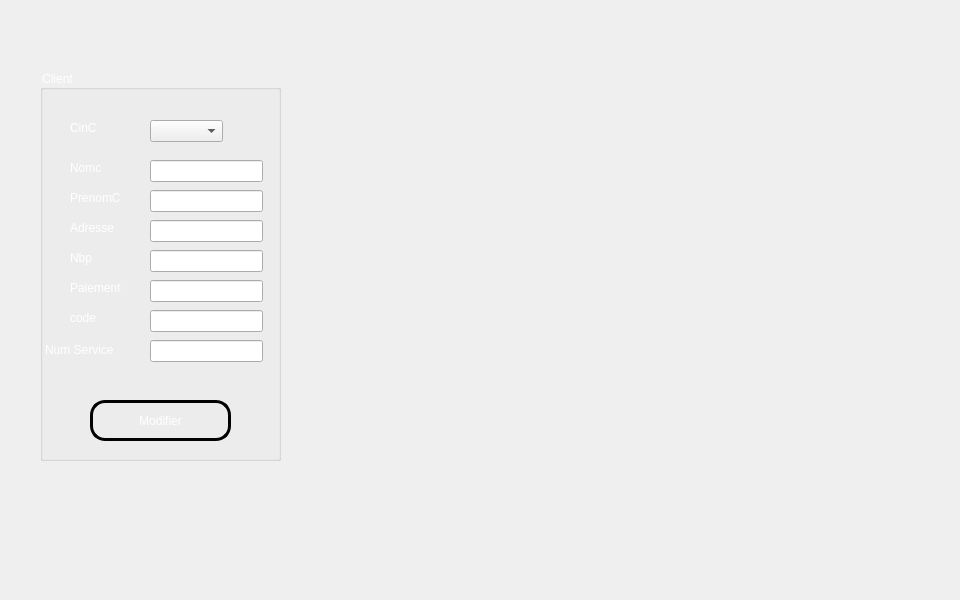
   <widget class="QWidget" name="tab_2">
    <attribute name="title">
     <string>Modifier</string>
    </attribute>
    <widget class="QGroupBox" name="groupBox_2">
     <property name="geometry">
      <rect>
       <x>40</x>
       <y>70</y>
       <width>241</width>
       <height>391</height>
      </rect>
     </property>
     <property name="styleSheet">
      <string notr="true">color: rgb(255, 255, 255);
font: 10pt &quot;MS Shell Dlg 2&quot;;</string>
     </property>
     <property name="title">
      <string>Client</string>
     </property>
     <widget class="QLabel" name="label_15">
      <property name="geometry">
       <rect>
        <x>30</x>
        <y>50</y>
        <width>56</width>
        <height>16</height>
       </rect>
      </property>
      <property name="text">
       <string>CinC </string>
      </property>
     </widget>
     <widget class="QLabel" name="label_16">
      <property name="geometry">
       <rect>
        <x>30</x>
        <y>90</y>
        <width>56</width>
        <height>16</height>
       </rect>
      </property>
      <property name="text">
       <string>Nomc</string>
      </property>
     </widget>
     <widget class="QLabel" name="label_17">
      <property name="geometry">
       <rect>
        <x>30</x>
        <y>120</y>
        <width>56</width>
        <height>16</height>
       </rect>
      </property>
      <property name="text">
       <string>PrenomC </string>
      </property>
     </widget>
     <widget class="QLabel" name="label_18">
      <property name="geometry">
       <rect>
        <x>30</x>
        <y>150</y>
        <width>56</width>
        <height>16</height>
       </rect>
      </property>
      <property name="text">
       <string>Adresse</string>
      </property>
     </widget>
     <widget class="QLabel" name="label_19">
      <property name="geometry">
       <rect>
        <x>30</x>
        <y>180</y>
        <width>56</width>
        <height>16</height>
       </rect>
      </property>
      <property name="text">
       <string>Nbp</string>
      </property>
     </widget>
     <widget class="QLabel" name="label_20">
      <property name="geometry">
       <rect>
        <x>30</x>
        <y>210</y>
        <width>56</width>
        <height>16</height>
       </rect>
      </property>
      <property name="text">
       <string>Paiement</string>
      </property>
     </widget>
     <widget class="QLabel" name="label_21">
      <property name="geometry">
       <rect>
        <x>30</x>
        <y>240</y>
        <width>56</width>
        <height>16</height>
       </rect>
      </property>
      <property name="text">
       <string>code</string>
      </property>
     </widget>
     <widget class="QLineEdit" name="lineEdit_16">
      <property name="geometry">
       <rect>
        <x>110</x>
        <y>90</y>
        <width>113</width>
        <height>22</height>
       </rect>
      </property>
      <property name="styleSheet">
       <string notr="true">background-color: qconicalgradient(cx:0.5, cy:0.5, angle:0, stop:0 rgba(35, 40, 3, 255), stop:0.16 rgba(136, 106, 22, 255), stop:0.225 rgba(166, 140, 41, 255), stop:0.285 rgba(204, 181, 74, 255), stop:0.345 rgba(235, 219, 102, 255), stop:0.415 rgba(245, 236, 112, 255), stop:0.52 rgba(209, 190, 76, 255), stop:0.57 rgba(187, 156, 51, 255), stop:0.635 rgba(168, 142, 42, 255), stop:0.695 rgba(202, 174, 68, 255), stop:0.75 rgba(218, 202, 86, 255), stop:0.815 rgba(208, 187, 73, 255), stop:0.88 rgba(187, 156, 51, 255), stop:0.935 rgba(137, 108, 26, 255), stop:1 rgba(35, 40, 3, 255));
color: rgb(0, 0, 0);
</string>
      </property>
     </widget>
     <widget class="QLineEdit" name="lineEdit_17">
      <property name="geometry">
       <rect>
        <x>110</x>
        <y>120</y>
        <width>113</width>
        <height>22</height>
       </rect>
      </property>
      <property name="styleSheet">
       <string notr="true">background-color: qconicalgradient(cx:0.5, cy:0.5, angle:0, stop:0 rgba(35, 40, 3, 255), stop:0.16 rgba(136, 106, 22, 255), stop:0.225 rgba(166, 140, 41, 255), stop:0.285 rgba(204, 181, 74, 255), stop:0.345 rgba(235, 219, 102, 255), stop:0.415 rgba(245, 236, 112, 255), stop:0.52 rgba(209, 190, 76, 255), stop:0.57 rgba(187, 156, 51, 255), stop:0.635 rgba(168, 142, 42, 255), stop:0.695 rgba(202, 174, 68, 255), stop:0.75 rgba(218, 202, 86, 255), stop:0.815 rgba(208, 187, 73, 255), stop:0.88 rgba(187, 156, 51, 255), stop:0.935 rgba(137, 108, 26, 255), stop:1 rgba(35, 40, 3, 255));
color: rgb(0, 0, 0);</string>
      </property>
     </widget>
     <widget class="QLineEdit" name="lineEdit_18">
      <property name="geometry">
       <rect>
        <x>110</x>
        <y>150</y>
        <width>113</width>
        <height>22</height>
       </rect>
      </property>
      <property name="styleSheet">
       <string notr="true">background-color: qconicalgradient(cx:0.5, cy:0.5, angle:0, stop:0 rgba(35, 40, 3, 255), stop:0.16 rgba(136, 106, 22, 255), stop:0.225 rgba(166, 140, 41, 255), stop:0.285 rgba(204, 181, 74, 255), stop:0.345 rgba(235, 219, 102, 255), stop:0.415 rgba(245, 236, 112, 255), stop:0.52 rgba(209, 190, 76, 255), stop:0.57 rgba(187, 156, 51, 255), stop:0.635 rgba(168, 142, 42, 255), stop:0.695 rgba(202, 174, 68, 255), stop:0.75 rgba(218, 202, 86, 255), stop:0.815 rgba(208, 187, 73, 255), stop:0.88 rgba(187, 156, 51, 255), stop:0.935 rgba(137, 108, 26, 255), stop:1 rgba(35, 40, 3, 255));
color: rgb(0, 0, 0);</string>
      </property>
     </widget>
     <widget class="QLineEdit" name="lineEdit_19">
      <property name="geometry">
       <rect>
        <x>110</x>
        <y>180</y>
        <width>113</width>
        <height>22</height>
       </rect>
      </property>
      <property name="styleSheet">
       <string notr="true">background-color: qconicalgradient(cx:0.5, cy:0.5, angle:0, stop:0 rgba(35, 40, 3, 255), stop:0.16 rgba(136, 106, 22, 255), stop:0.225 rgba(166, 140, 41, 255), stop:0.285 rgba(204, 181, 74, 255), stop:0.345 rgba(235, 219, 102, 255), stop:0.415 rgba(245, 236, 112, 255), stop:0.52 rgba(209, 190, 76, 255), stop:0.57 rgba(187, 156, 51, 255), stop:0.635 rgba(168, 142, 42, 255), stop:0.695 rgba(202, 174, 68, 255), stop:0.75 rgba(218, 202, 86, 255), stop:0.815 rgba(208, 187, 73, 255), stop:0.88 rgba(187, 156, 51, 255), stop:0.935 rgba(137, 108, 26, 255), stop:1 rgba(35, 40, 3, 255));
color: rgb(0, 0, 0);</string>
      </property>
     </widget>
     <widget class="QLineEdit" name="lineEdit_20">
      <property name="geometry">
       <rect>
        <x>110</x>
        <y>210</y>
        <width>113</width>
        <height>22</height>
       </rect>
      </property>
      <property name="styleSheet">
       <string notr="true">background-color: qconicalgradient(cx:0.5, cy:0.5, angle:0, stop:0 rgba(35, 40, 3, 255), stop:0.16 rgba(136, 106, 22, 255), stop:0.225 rgba(166, 140, 41, 255), stop:0.285 rgba(204, 181, 74, 255), stop:0.345 rgba(235, 219, 102, 255), stop:0.415 rgba(245, 236, 112, 255), stop:0.52 rgba(209, 190, 76, 255), stop:0.57 rgba(187, 156, 51, 255), stop:0.635 rgba(168, 142, 42, 255), stop:0.695 rgba(202, 174, 68, 255), stop:0.75 rgba(218, 202, 86, 255), stop:0.815 rgba(208, 187, 73, 255), stop:0.88 rgba(187, 156, 51, 255), stop:0.935 rgba(137, 108, 26, 255), stop:1 rgba(35, 40, 3, 255));
color: rgb(0, 0, 0);</string>
      </property>
     </widget>
     <widget class="QLineEdit" name="lineEdit_21">
      <property name="geometry">
       <rect>
        <x>110</x>
        <y>240</y>
        <width>113</width>
        <height>22</height>
       </rect>
      </property>
      <property name="styleSheet">
       <string notr="true">background-color: qconicalgradient(cx:0.5, cy:0.5, angle:0, stop:0 rgba(35, 40, 3, 255), stop:0.16 rgba(136, 106, 22, 255), stop:0.225 rgba(166, 140, 41, 255), stop:0.285 rgba(204, 181, 74, 255), stop:0.345 rgba(235, 219, 102, 255), stop:0.415 rgba(245, 236, 112, 255), stop:0.52 rgba(209, 190, 76, 255), stop:0.57 rgba(187, 156, 51, 255), stop:0.635 rgba(168, 142, 42, 255), stop:0.695 rgba(202, 174, 68, 255), stop:0.75 rgba(218, 202, 86, 255), stop:0.815 rgba(208, 187, 73, 255), stop:0.88 rgba(187, 156, 51, 255), stop:0.935 rgba(137, 108, 26, 255), stop:1 rgba(35, 40, 3, 255));
color: rgb(0, 0, 0);</string>
      </property>
     </widget>
     <widget class="QComboBox" name="comboBox123">
      <property name="geometry">
       <rect>
        <x>110</x>
        <y>50</y>
        <width>73</width>
        <height>22</height>
       </rect>
      </property>
      <property name="styleSheet">
       <string notr="true">background-color: qconicalgradient(cx:0.5, cy:0.5, angle:0, stop:0 rgba(35, 40, 3, 255), stop:0.16 rgba(136, 106, 22, 255), stop:0.225 rgba(166, 140, 41, 255), stop:0.285 rgba(204, 181, 74, 255), stop:0.345 rgba(235, 219, 102, 255), stop:0.415 rgba(245, 236, 112, 255), stop:0.52 rgba(209, 190, 76, 255), stop:0.57 rgba(187, 156, 51, 255), stop:0.635 rgba(168, 142, 42, 255), stop:0.695 rgba(202, 174, 68, 255), stop:0.75 rgba(218, 202, 86, 255), stop:0.815 rgba(208, 187, 73, 255), stop:0.88 rgba(187, 156, 51, 255), stop:0.935 rgba(137, 108, 26, 255), stop:1 rgba(35, 40, 3, 255));
color: rgb(0, 0, 0);</string>
      </property>
     </widget>
     <widget class="QLabel" name="label_24">
      <property name="geometry">
       <rect>
        <x>5</x>
        <y>270</y>
        <width>91</width>
        <height>20</height>
       </rect>
      </property>
      <property name="text">
       <string>Num Service </string>
      </property>
     </widget>
     <widget class="QLineEdit" name="lineEdit_9">
      <property name="geometry">
       <rect>
        <x>110</x>
        <y>270</y>
        <width>113</width>
        <height>22</height>
       </rect>
      </property>
      <property name="styleSheet">
       <string notr="true">background-color: qconicalgradient(cx:0.5, cy:0.5, angle:0, stop:0 rgba(35, 40, 3, 255), stop:0.16 rgba(136, 106, 22, 255), stop:0.225 rgba(166, 140, 41, 255), stop:0.285 rgba(204, 181, 74, 255), stop:0.345 rgba(235, 219, 102, 255), stop:0.415 rgba(245, 236, 112, 255), stop:0.52 rgba(209, 190, 76, 255), stop:0.57 rgba(187, 156, 51, 255), stop:0.635 rgba(168, 142, 42, 255), stop:0.695 rgba(202, 174, 68, 255), stop:0.75 rgba(218, 202, 86, 255), stop:0.815 rgba(208, 187, 73, 255), stop:0.88 rgba(187, 156, 51, 255), stop:0.935 rgba(137, 108, 26, 255), stop:1 rgba(35, 40, 3, 255));
color: rgb(0, 0, 0);</string>
      </property>
     </widget>
     <widget class="QPushButton" name="pushButton">
      <property name="geometry">
       <rect>
        <x>50</x>
        <y>330</y>
        <width>141</width>
        <height>41</height>
       </rect>
      </property>
      <property name="styleSheet">
       <string notr="true">QPushButton {
color: #ffffff;
border: 3px solid #010203;
font: 8pt &quot;MS Reference Sans Serif&quot;;
border-radius: 15px;
padding: 5px;
background: qradialgradient(cx: 0.3, cy: -0.4,
fx: 0.3, fy: -0.4,
radius: 3, stop: 0 #010203, stop: 1 #c4c9c7);
min-width: 80px;
}

QPushButton:hover {
background: qradialgradient(cx: 0.3, cy: -0.4,
fx: 0.3, fy: -0.4,
radius: 3, stop: 0 #010203, stop: 1 #010203);
}

 QPushButton:pressed {
background: qradialgradient(cx: 0.4, cy: -0.1,
fx: 0.4, fy: -0.1,
radius: 3, stop: 0 #c4c9c7, stop: 1 #c4c9c7);
}</string>
      </property>
      <property name="text">
       <string>Modifier</string>
      </property>
     </widget>
    </widget>
    <widget class="QLabel" name="label_10">
     <property name="geometry">
      <rect>
       <x>0</x>
       <y>-70</y>
       <width>951</width>
       <height>591</height>
      </rect>
     </property>
     <property name="maximumSize">
      <size>
       <width>16777215</width>
       <height>16777215</height>
      </size>
     </property>
     <property name="text">
      <string/>
     </property>
     <property name="pixmap">
      <pixmap resource="image.qrc">:/image/fond.jpg</pixmap>
     </property>
    </widget>
    <zorder>label_10</zorder>
    <zorder>groupBox_2</zorder>
   </widget>
